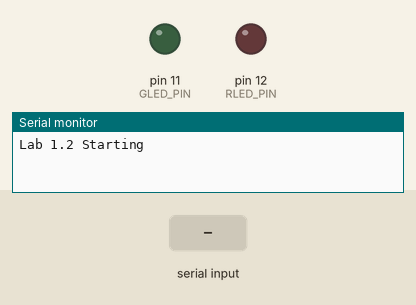
Simulated run of this sketch. Board: Arduino Uno, built with avr-gcc and run on an emulated ATmega328P. On the bench: output pins drawn as LEDs (lit = HIGH), the last lines printed to the serial monitor. The test bench sets the inputs (shaded band).

Above: at 2.5 s.
2.6 s: "R\n" received over Serial
At 5.0 s:
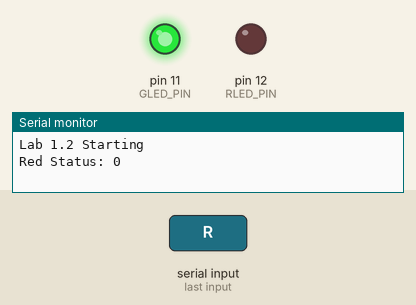
5.6 s: byte 71 ('G') received over Serial
At 6.8 s:
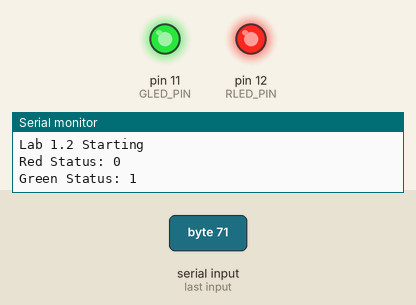
7.5 s: "1\n" received over Serial
At 9.7 s:
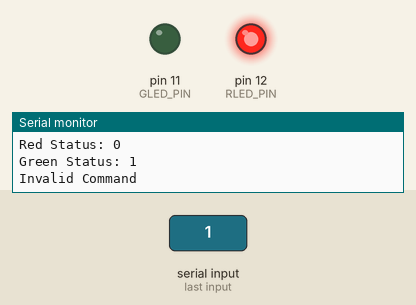
Timing chart, 0 to 16.5 s (numbered marks = the images above; inputs shaded):
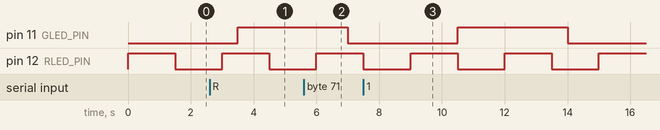

The sketch:

1.2.ino
```cpp
#include <TimerOne.h>

const int RLED_PIN = 12;
const int GLED_PIN = 11;

const float G_HALF_PERIOD = 3.5;
const float R_HALF_PERIOD = 1.5;

int redLedState = LOW;
int greenLedState = LOW;

void blinkGreen() {
  greenLedState = !greenLedState;
  digitalWrite(GLED_PIN, greenLedState);
}

void setup() {
  Serial.begin(9600);
  while(!Serial);
  Serial.println("Lab 1.2 Starting");

  pinMode(RLED_PIN, OUTPUT);
  pinMode(GLED_PIN, OUTPUT);

  Timer1.initialize(G_HALF_PERIOD * 1e06);
  Timer1.attachInterrupt(blinkGreen);

}

void serialPrintStatus(){
  if(Serial.available() > 0){
    int inByte = Serial.read();

    if(inByte == 'R'){
      Serial.print("Red Status: ");
      Serial.println(redLedState);
    } else if(inByte == 'G'){
      Serial.print("Green Status: ");
      Serial.println(greenLedState);
    } else if(inByte != '\n'){
      Serial.println("Invalid Command");
    }
//    } else {
//      Serial.println("Invalid Command");
//    }
  }
}

void loop() {
  // put your main code here, to run repeatedly:
  redLedState = !redLedState;
  digitalWrite(RLED_PIN, redLedState);
  delay(R_HALF_PERIOD * 1e03);
  serialPrintStatus();
}
```

Measured:
- by itself, pin 12 (RLED_PIN): alternates HIGH for 1.5 s and LOW for 1.5 s
